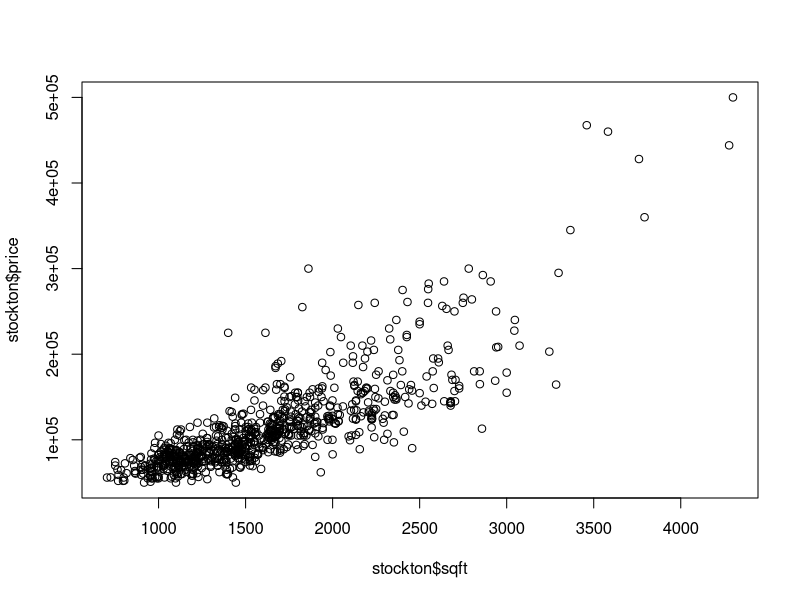
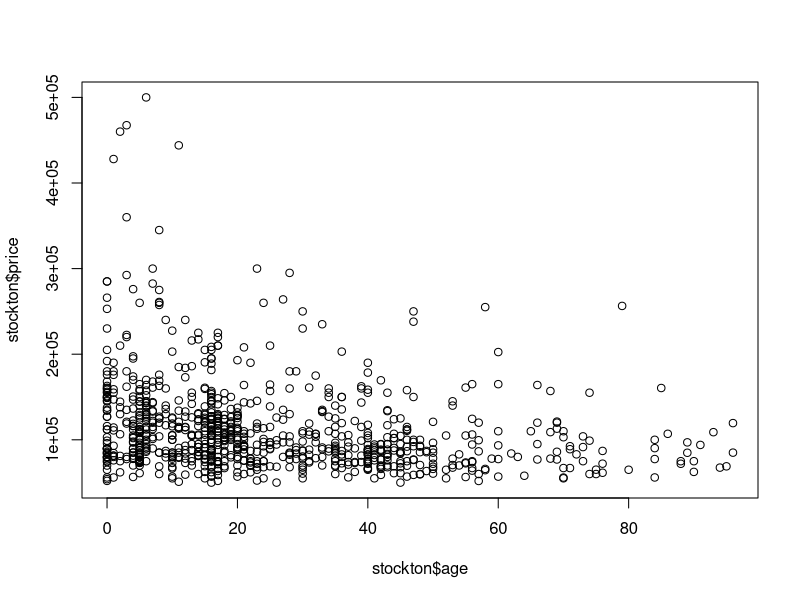
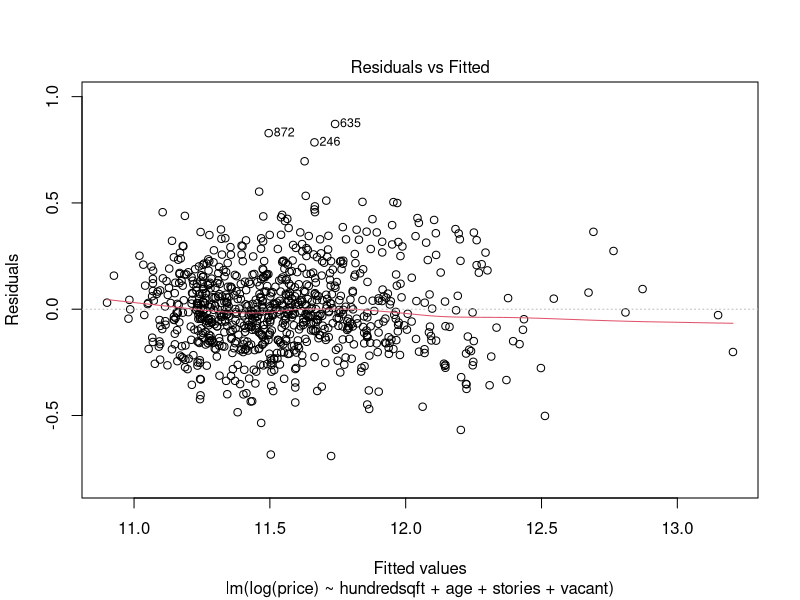
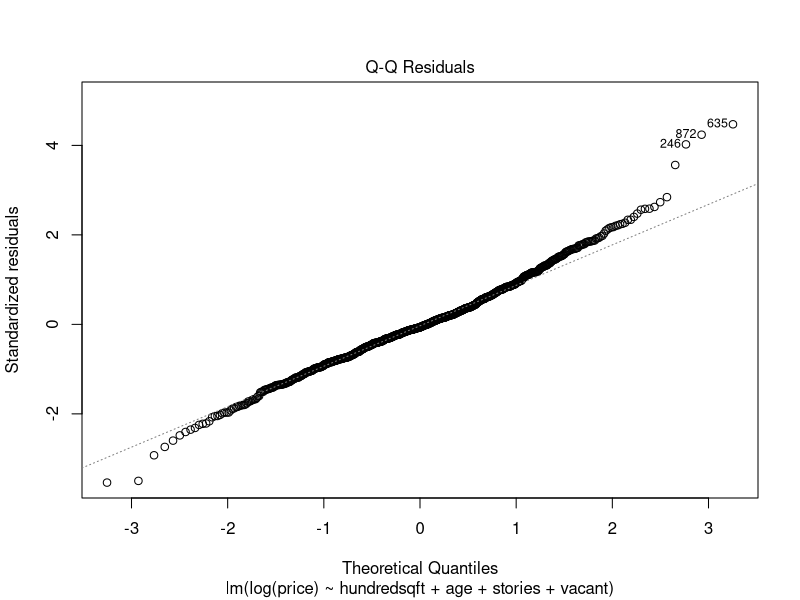
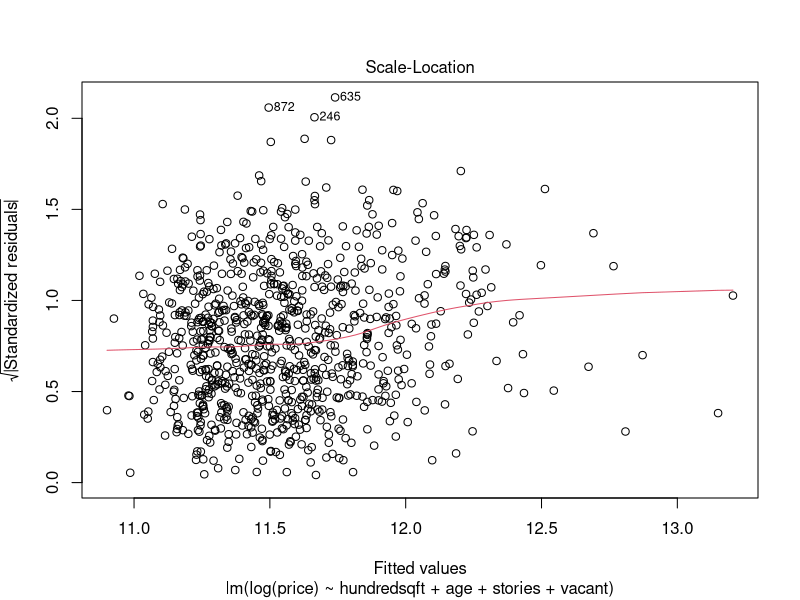
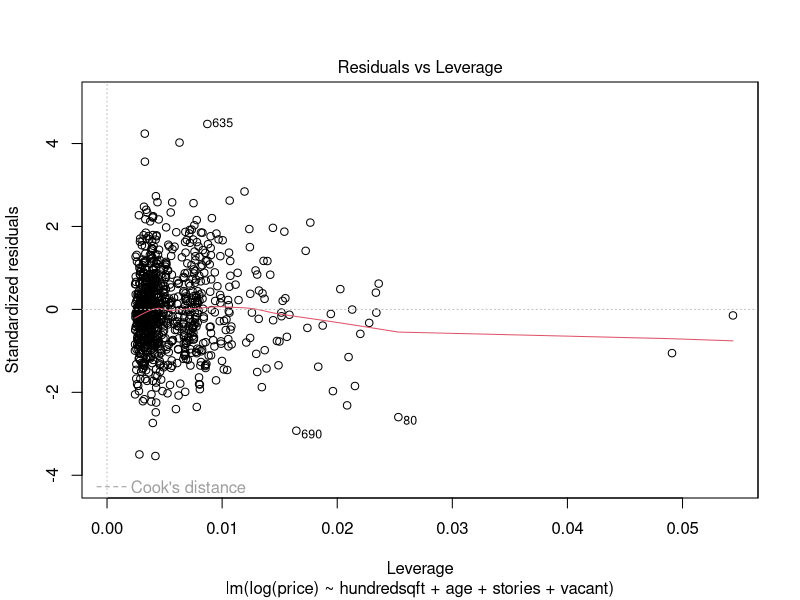

Reproduce these figures in R, in order. (Note: this script raises an error after producing the figures.)
########################################
#### Stockton Housing Price Models  ###
######################################

#clear
rm(list = ls())

#libraries
library(foreign)
library(ggplot2)
library(lmtest)
library(car)

## Load data ## 
##############
stockton <- read.dta("stockton2.dta") #change name to include year
summary(stockton)
str(stockton)
head(stockton)
plot(stockton$sqft, stockton$price)
plot(stockton$age, stockton$price)
#notes about the data ..... #

#load more current data
#constrain currrent data (max/min price or sqft, variables)




stockton$agesq <- stockton$age^2 #age square as nonlinear
stockton$hundredsqft <- stockton$sqft/100 #change to 100 square feet
head(stockton)

#################
###  Models   ##
###############

#Ln(price) = B0(sqft/100) + B1(age) + B2(stories) + B3 (vacant) + e
modelOLS.Stockton <- lm(log(price) ~ hundredsqft + age + stories + vacant, stockton)
summary(modelOLS.Stockton)
plot(modelOLS.Stockton) #quick residual plots
residualPlots(modelOLS.Stockton) # hundresqft p-value of 0.057

avPlots(modelOLS.Stockton, id.n=3) #added variable plots
qqPlot(modelOLS.Stockton, id.n=3) #outlier plots
influencePlot(modelOLS.Stockton, id.n=3) #influence plot

bptest(modelOLS.Stockton) #Breuch-Pagan test for constant variance
whites.htest()#white test for non-linear constant variance

#Ln(price) = F(sqft/100, age agesq stories vacant), estimate using OLS
modelOLS.Stockton2 <- lm(log(price) ~ hundredsqft + age + agesq + stories + vacant, stockton)
summary(modelOLS.Stockton2)
plot(modelOLS.Stockton2)

#2.Plot the squared residuals separately against all RHS variables. 
sqresids <- modelOLS.Stockton$residuals^2
lnehat <- log(sqresids)
model2 <- lm(lnehat ~ hundredsqft + age + agesq + stories + vacant, stockton)
summary(model2)
plot(model2)
